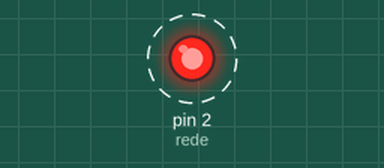
Recording of a sketch running on a simulated Arduino Mega 2560, built with avr-gcc and run on an emulated ATmega2560. Parts: output pins drawn as LEDs (lit = HIGH). Dashed ring = blinking.

Above: at 0.3 s.
Timing chart, 0 to 3.0 s (numbered marks = the images above):
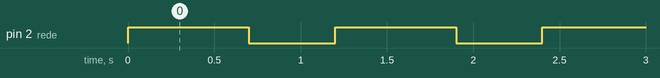

The sketch:

receive_v2.ino
```cpp
#define HWSERIAL Serial1
double incomingByte;
int rede = 2;
byte packet[] = {1,2,34,54};

void setup() {
 Serial.begin(9600);
 Serial1.begin(9600);
 pinMode(rede, OUTPUT);
 }

void loop() {
   //digitalWrite(rede, LOW);
   /*
   if (HWSERIAL.available() > 0) {
     incomingByte = HWSERIAL.read();
     Serial.print("UART received: ");
     Serial.println(char(incomingByte)); //only add char when ascii values are recieved
     /*if(char(incomingByte)=='y'){
        digitalWrite(rede, HIGH);
        Serial1.write("i got your letter   digitalWrite(rede, LOW);
     }*/
   //}
   //else{
   digitalWrite(rede, HIGH);
   delay(500);
    Serial1.write((uint8_t*)packet, sizeof(packet));
    //Serial1.write(69);
    delay(200);
    digitalWrite(rede, LOW);
    delay(500);
   //}
}
```

Measured:
- by itself, pin 2 (rede): alternates HIGH for 0.70 s and LOW for 0.50 s
